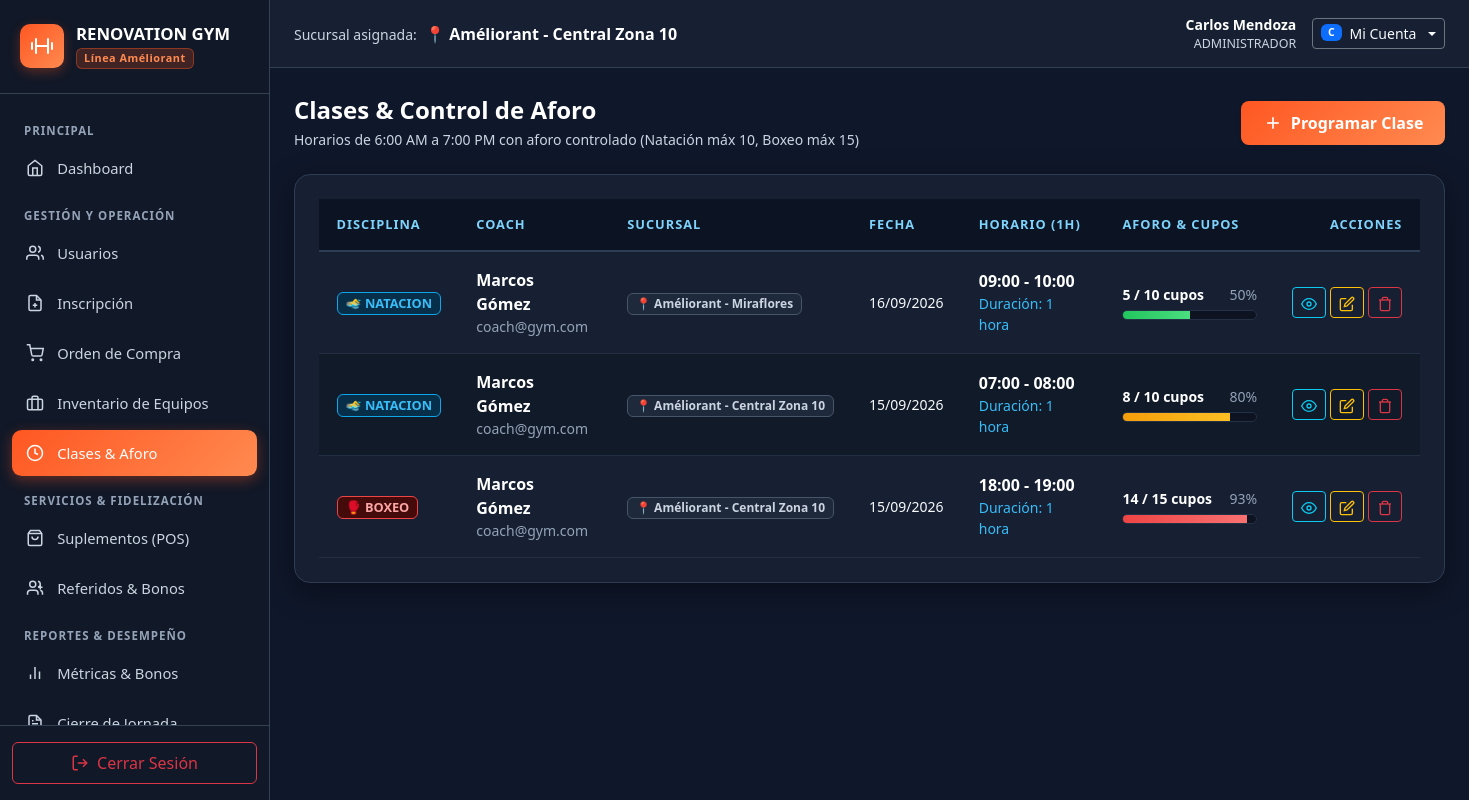
The page /clases/index.php (signed in) on the database its author committed.
### tables this page shows
CREATE TABLE `clases_horarios` (
    `id` INT AUTO_INCREMENT PRIMARY KEY,
    `sucursal_id` INT NOT NULL,
    `coach_id` INT NOT NULL,
    `disciplina` ENUM('NATACION', 'BOXEO') NOT NULL,
    `aforo_maximo` INT NOT NULL,                     
    `fecha` DATE NOT NULL,
    `hora_inicio` TIME NOT NULL,                     
    `hora_fin` TIME NOT NULL,                        
    `cupos_ocupados` INT DEFAULT 0,
    CONSTRAINT `fk_clase_sucursal` FOREIGN KEY (`sucursal_id`) REFERENCES `sucursales` (`id`),
    CONSTRAINT `fk_clase_coach` FOREIGN KEY (`coach_id`) REFERENCES `usuarios` (`id`)
);

CREATE TABLE `usuarios` (
    `id` INT AUTO_INCREMENT PRIMARY KEY,
    `sucursal_id` INT NULL,                          
    `rol_id` INT NOT NULL,                           
    `nombre` VARCHAR(80) NOT NULL,
    `apellido` VARCHAR(80) NOT NULL,
    `email` VARCHAR(120) NOT NULL UNIQUE,
    `usuario` VARCHAR(50) NOT NULL UNIQUE,
    `password` VARCHAR(255) NOT NULL,                
    `tipo_persona` ENUM('INTERNO', 'TERCERIZADO', 'CLIENTE') NOT NULL,
    `huella_dactilar_hash` VARCHAR(255) UNIQUE NULL, 
    `telefono` VARCHAR(25),
    `estado` ENUM('ACTIVO', 'INACTIVO', 'SUSPENDIDO') DEFAULT 'ACTIVO',
    `ultimo_login` DATETIME NULL,
    `created_at` TIMESTAMP DEFAULT CURRENT_TIMESTAMP,
    `updated_at` TIMESTAMP DEFAULT CURRENT_TIMESTAMP ON UPDATE CURRENT_TIMESTAMP,
    CONSTRAINT `fk_usuario_sucursal` FOREIGN KEY (`sucursal_id`) REFERENCES `sucursales` (`id`) ON DELETE SET NULL,
    CONSTRAINT `fk_usuario_rol` FOREIGN KEY (`rol_id`) REFERENCES `roles` (`id`)
);

CREATE TABLE `sucursales` (
    `id` INT AUTO_INCREMENT PRIMARY KEY,
    `nombre` VARCHAR(100) NOT NULL,
    `codigo_sucursal` VARCHAR(20) NOT NULL UNIQUE,
    `direccion` VARCHAR(255) NOT NULL,
    `telefono` VARCHAR(25),
    `aforo_maximo` INT NOT NULL DEFAULT 100,  
    `horario_lv` VARCHAR(50) DEFAULT '04:00 - 22:00',
    `horario_sd` VARCHAR(50) DEFAULT '06:00 - 14:00',
    `tiene_piscina` TINYINT(1) DEFAULT 0,   
    `tiene_boxeo` TINYINT(1) DEFAULT 0,     
    `estado` ENUM('ACTIVA', 'INACTIVA', 'MANTENIMIENTO') DEFAULT 'ACTIVA',
    `created_at` TIMESTAMP DEFAULT CURRENT_TIMESTAMP
);

### clases/index.php (the view, shortened to what the rows shown need)
<?php
require_once __DIR__ . '/controlador_clases.php';
?>
<!DOCTYPE html>
<html lang="es">
<head>
    <link rel="stylesheet" href="../css/bootstrap.min.css">
    <link rel="stylesheet" href="../css/dashboard.css">
    <link rel="stylesheet" href="../css/usuarios.css">
    <link rel="stylesheet" href="../css/clases.css">
</head>
<body>
<div class="dashboard-wrapper">
    <div class="main-content">
        <main class="content-body">
            <div class="d-flex justify-content-between align-items-center mb-4 flex-wrap gap-3">
                <div>
                    <h2 class="h4 fw-bold text-white mb-1">Clases & Control de Aforo</h2>
                </div>
            </div>
            <div class="table-responsive-card">
                <div class="table-responsive">
                    <table class="table table-custom align-middle">
                        <thead>
                            <tr>
                                <th>Disciplina</th>
                                <th>Coach</th>
                                <th>Sucursal</th>
                                <th>Fecha</th>
                                <th>Horario (1h)</th>
                                <th>Aforo & Cupos</th>
                                <th class="text-end">Acciones</th>
                            </tr>
                        </thead>
                        <tbody>
                            <?php if (empty($clases)): ?>
                                <tr>
                                    <td colspan="7" class="text-center py-4" style="color: #94a3b8;">
                                        No hay clases programadas. Haz clic en <strong>"Programar Clase"</strong> para habilitar sesiones.
                                    </td>
                                </tr>
                            <?php else: ?>
                                <?php foreach ($clases as $c): ?>
                                    <?php
                                    $badgeDisc = ($c['disciplina'] === 'BOXEO') ? 'badge-disciplina-boxeo' : 'badge-disciplina-natacion';
                                    $iconDisc = ($c['disciplina'] === 'BOXEO') ? '🥊' : '🏊‍♂️';
                                    $cupos = intval($c['cupos_ocupados']);
                                    $aforo = intval($c['aforo_maximo']);
                                    $pct = ($aforo > 0) ? min(100, round(($cupos / $aforo) * 100)) : 0;
                                    $barClass = ($pct >= 90) ? 'aforo-progress-rojo' : (($pct >= 60) ? 'aforo-progress-ambar' : 'aforo-progress-verde');
                                    ?>
                                    <tr>
                                        <td>
                                            <span class="badge <?= $badgeDisc ?> px-2 py-1" style="font-size: 0.8rem;">
                                                <?= $iconDisc ?> <?= htmlspecialchars($c['disciplina']) ?>
                                            </span>
                                        </td>
                                        <td>
                                            <div class="fw-bold text-white"><?= htmlspecialchars($c['coach_nombre'] . ' ' . $c['coach_apellido']) ?></div>
                                            <div class="small" style="color: #94a3b8;"><?= htmlspecialchars($c['coach_email']) ?></div>
                                        </td>
                                        <td>
                                            <span class="badge" style="background-color: #1e293b; color: #cbd5e1; border: 1px solid #475569;">
                                                📍 <?= htmlspecialchars($c['sucursal_nombre']) ?>
                                            </span>
                                        </td>
                                        <td class="small text-white">
                                            <?= date('d/m/Y', strtotime($c['fecha'])) ?>
                                        </td>
                                        <td>
                                            <div class="fw-semibold text-white"><?= substr($c['hora_inicio'], 0, 5) ?> - <?= substr($c['hora_fin'], 0, 5) ?></div>
                                            <div class="small" style="color: #38bdf8;">Duración: 1 hora</div>
                                        </td>
                                        <td style="min-width: 170px;">
                                            <div class="d-flex justify-content-between small mb-1">
                                                <span class="text-white fw-semibold"><?= $cupos ?> / <?= $aforo ?> cupos</span>
                                                <span style="color: #94a3b8;"><?= $pct ?>%</span>
                                            </div>
                                            <div class="aforo-progress-container">
                                                <div class="aforo-progress-bar <?= $barClass ?>" style="width: <?= $pct ?>%;"></div>
                                            </div>
                                        </td>
                                        <td class="text-end">
                                            <div class="d-inline-flex gap-1">
                                                <button type="button" class="btn btn-sm btn-outline-info" title="Ver Detalle y Aforo" onclick='verClase(<?= json_encode($c) ?>)'>
                                                    <svg width="16" height="16" viewBox="0 0 24 24" fill="none" stroke="currentColor" stroke-width="2"><path d="M1 12s4-8 11-8 11 8 11 8-4 8-11 8-11-8-11-8z"></path><circle cx="12" cy="12" r="3"></circle></svg>
                                                </button>
                                                <button type="button" class="btn btn-sm btn-outline-warning" title="Editar Clase" onclick='editarClase(<?= json_encode($c) ?>)'>
                                                    <svg width="16" height="16" viewBox="0 0 24 24" fill="none" stroke="currentColor" stroke-width="2"><path d="M11 4H4a2 2 0 0 0-2 2v14a2 2 0 0 0 2 2h14a2 2 0 0 0 2-2v-7"></path><path d="M18.5 2.5a2.121 2.121 0 0 1 3 3L12 15l-4 1 1-4 9.5-9.5z"></path></svg>
                                                </button>
                                                <button type="button" class="btn btn-sm btn-outline-danger" title="Cancelar Clase" onclick='eliminarClase(<?= $c["id"] ?>, "<?= htmlspecialchars($c["disciplina"]) ?>", "<?= date("d/m/Y", strtotime($c["fecha"])) ?>", "<?= substr($c["hora_inicio"], 0, 5) . " - " . substr($c["hora_fin"], 0, 5) ?>")'>
                                                    <svg width="16" height="16" viewBox="0 0 24 24" fill="none" stroke="currentColor" stroke-width="2"><polyline points="3 6 5 6 21 6"></polyline><path d="M19 6v14a2 2 0 0 1-2 2H7a2 2 0 0 1-2-2V6m3 0V4a2 2 0 0 1 2-2h4a2 2 0 0 1 2 2v2"></path></svg>
                                                </button>
                                            </div>
                                        </td>
                                    </tr>
                                <?php endforeach; ?>
                            <?php endif; ?>
                        </tbody>
                    </table>
                </div>
            </div>
        </main>
    </div>
</div>
</body>
</html>

### rows shown on the page
clases_horarios: disciplina "🏊‍♂️", disciplina "NATACION", coach.apellido "Marcos Gómez", coach.email "coach@gym.com", sucursal.nombre "Améliorant - Miraflores", fecha "16/09/2026", hora_inicio "09:00", hora_fin "10:00", cupos_ocupados "5", aforo_maximo "10", pct "50"
clases_horarios: disciplina "🏊‍♂️", disciplina "NATACION", coach.apellido "Marcos Gómez", coach.email "coach@gym.com", sucursal.nombre "Améliorant - Central Zona 10", fecha "15/09/2026", hora_inicio "07:00", hora_fin "08:00", cupos_ocupados "8", aforo_maximo "10", pct "80"
clases_horarios: disciplina "🥊", disciplina "BOXEO", coach.apellido "Marcos Gómez", coach.email "coach@gym.com", sucursal.nombre "Améliorant - Central Zona 10", fecha "15/09/2026", hora_inicio "18:00", hora_fin "19:00", cupos_ocupados "14", aforo_maximo "15", pct "93"

### other values the page prints
$usuario_activo_suc "Améliorant - Central Zona 10"
$usuario_activo_nombre "Carlos Mendoza"
$usuario_activo_rol "ADMINISTRADOR"
$iniciales_activo "C"
